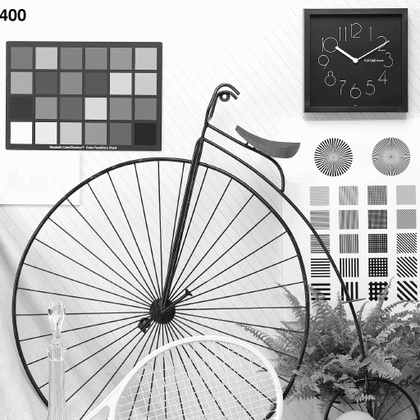
%> input picture LAB/LAB3/code/input/11.gif, 420 x 420 px, shrunk from 512 x 512 before the run; its folder holds only this picture in this run
$ octave main2.m   (GNU Octave 9; MATLAB toolbox functions it lacks are replaced by stand-ins)
%> lines starting %> are read from the running program, lines starting %| are printed output that depends on the picture
%> further down, c is the input picture: size 420x420 uint8; min 0, max 255, mean 184.7
### LAB/LAB3/code/E_BLK_8_Trellis.m
% E_BLK_8_Trellis -- 将编码的8位信息嵌入到基于trellis code块的水印中
% Arguments:
% Co -- 待加水印的图片
% m -- 8位信息
% alpha -- 嵌入强度
% seed -- 随机数种子
function Cw = E_BLK_8_Trellis(Co, m, alpha, seed)
%> called with m = [0 0 0 0 0 0 1 0], alpha = 2, seed = 0
[height, width] = size(Co);
%> height = 420; width = 420
Co = im2double(Co);
% Trellis modulate
Wm = zeros(8,8);
state = 0;
stateSystem = [[0,1];[2,3];[4,5];[6,7];[0,1];[2,3];[4,5];[6,7]];

for i=1:10
    Wr = zeros(8, 8);
    % rand生成Wr函数
    randn('seed',seed + state * 10 + i - 1);
    Wr = randn(8, 8);
    if i<=8 && m(i) == 1
        Wm = Wm + Wr;
        state = stateSystem(state+1, 2);
    else
        Wm = Wm - Wr;
        state = stateSystem(state+1, 1);
    end
end
% normalize
Wm_mean = mean(mean(Wm));
Wm = Wm - Wm_mean;
Wm_std = std2(Wm);
Wm = Wm / Wm_std;
% end

% Extract Mark
vo = zeros(8,8);
n = zeros(8,8);
temp = 0;
for i=1:height
    for j=1:width
        index_i = mod(i-1,8) + 1;
        index_j = mod(j-1,8) + 1;
        vo(index_i, index_j) = vo(index_i, index_j) + double(Co(i,j));
        n(index_i, index_j) = n(index_i, index_j) + 1;
    end
end
%> after the loop, n = [2809 2809 2809 2809 2756 2756 2756 2756; 2809 2809 2809 2809 2756 2756 2756 2756; 2809 2809 2809 2809 2756 2756 2756 2756; 2809 2809 2809 2809 2756 2756 2756 2756; 2756 2756 2756 2756 2704 2704 2704 2704; 2756 2756 2756 2756 2704 2704 2704 2704; 2756 2756 2756 2756 2704 2704 2704 2704; 2756 2756 2756 2756 2704 2704 2704 2704]; vo = [2051.6 2046 2052.8 2054 2006.5 2009.6 2008.2 2007.2; 2043.4 2036.6 2032.6 2046.8 1994.7 1984.9 1987.8 1989.4; 2029.4 2021.5 2027.2 2035.5 1997.8 1984.5 1981.4 1979.7; 2032.6 2029 2024.9 2035.2 1995.3 2000.3 1981.7 1973; 1985.3 1990.7 1988 1995.8 1952.2 1951.9 1953.4 1937.2; 1993.3 1990.1 1995.8 2004.8 1965.5 1962 1957.6 1954.6; 1997.8 1995.2 1991 2007.7 1967.2 1956.7 1950.9 1946.6; 1999.5 2008.6 2008.6 2011.6 1977.3 1963.7 1965.1 1954.7]
vo = double(vo)./double(n);
%> vo = [0.73 0.728 0.731 0.731 0.728 0.729 0.729 0.728; 0.727 0.725 0.724 0.729 0.724 0.72 0.721 0.722; 0.722 0.72 0.722 0.725 0.725 0.72 0.719 0.718; 0.724 0.722 0.721 0.725 0.724 0.726 0.719 0.716; 0.72 0.722 0.721 0.724 0.722 0.722 0.722 0.716; 0.723 0.722 0.724 0.727 0.727 0.726 0.724 0.723; 0.725 0.724 0.722 0.728 0.727 0.724 0.722 0.72; 0.726 0.729 0.729 0.73 0.731 0.726 0.727 0.723]

% MixBlind
vw = zeros(8,8);
vw = double(vo) + double(alpha * Wm);
%> vw = [3.18 0.221 -0.327 5.9 1.04 -0.859 2.09 -2.41; 5.05 -3.3 2.27 -2.5 2.69 3.41 -0.657 2.29; -0.261 0.733 -0.77 0.816 2.14 -0.705 4 0.562; -0.339 -0.276 2.9 -2.2 0.00169 1.64 1.07 2.97; 2.62 0.627 0.541 -0.39 0.584 1.94 1.1 -0.443; 2.15 -0.374 3.08 0.0629 0.273 -3.92 2.69 0.683; 0.257 0.519 -0.278 -1.25 0.087 -0.579 -1.34 1.19; -1.47 1.71 -2.65 0.537 0.616 3.99 -1.12 4.53]

% InvExtractMark
nvo = zeros(8,8);
n = zeros(8,8);
for i=1:height
    for j=1:width
        index_i = mod(i-1,8) + 1;
        index_j = mod(j-1,8) + 1;
        nvo(index_i, index_j) = nvo(index_i, index_j) + double(Co(i,j));
        n(index_i, index_j) = n(index_i, index_j) + 1;
    end
end
%> after the loop, nvo = [2051.6 2046 2052.8 2054 2006.5 2009.6 2008.2 2007.2; 2043.4 2036.6 2032.6 2046.8 1994.7 1984.9 1987.8 1989.4; 2029.4 2021.5 2027.2 2035.5 1997.8 1984.5 1981.4 1979.7; 2032.6 2029 2024.9 2035.2 1995.3 2000.3 1981.7 1973; 1985.3 1990.7 1988 1995.8 1952.2 1951.9 1953.4 1937.2; 1993.3 1990.1 1995.8 2004.8 1965.5 1962 1957.6 1954.6; 1997.8 1995.2 1991 2007.7 1967.2 1956.7 1950.9 1946.6; 1999.5 2008.6 2008.6 2011.6 1977.3 1963.7 1965.1 1954.7]
delta = zeros(8,8);
delta = double(n).*vw - double(nvo);
%> delta = [6889.4 -1425.9 -2972.3 14516.3 858.8 -4376.8 3760.5 -8660.9; 12129.7 -11311.5 4336.6 -9080.9 5424.8 7414.8 -3797.5 4334.3; -2762.1 36.59 -4190 256.2 3901.4 -3928.1 9032.7 -432; -2984.4 -2805.3 6130.9 -8216.9 -1990.7 2520.1 963.3 6216.5; 5234.7 -261.7 -497.3 -3071.7 -373 3302 1023.7 -3135.1; 3942 -3019.5 6495.8 -1831.5 -1228.2 -12555.5 5308.4 -108.6; -1288.3 -565.7 -2757.1 -5456.1 -1731.9 -3522.6 -5585.4 1268.4; -6041.8 2715.9 -9301.4 -531.1 -311 8825.9 -4997.3 10307.2]
Cw = zeros(height, width);
for i=1:height
    for j=1:width
        index_i = mod(i-1,8) + 1;
        index_j = mod(j-1,8) + 1;
        oldPixel = double(Co(i,j));
        newPixel = double(Co(i,j)) + double(delta(index_i,index_j))./double(n(index_i,index_j));
        if newPixel > 255
            newPixel = 255;
        end
        if newPixel < 0
            newPixel = 0;
        end
        Co(i, j) = newPixel;
        n(index_i,index_j) = n(index_i,index_j) - 1;
        delta(index_i,index_j) = delta(index_i,index_j) - (Co(i,j) - oldPixel);
    end
end
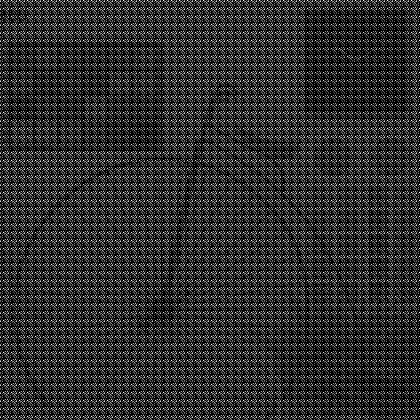
%> Co: size 420x420 double; min 0, max 6.17, mean 1.17; drawn with min black and max white
%> after the loop, delta = [0 -16 -919.4 0 0 -2367.1 0 -6653.8; 0 -9274.8 0 -7034.1 0 0 -1809.6 0; -733 0 -2162.8 0 0 -1943.5 0 0; -951.7 -776.4 0 -6181.8 -179.9 0 -5.55e-17 0; 0 -0.0177 -0.046 -1075.9 0 0 0 -1197.8; 0 -1029.4 0 -111.1 -4.27 -10593.5 -2.22e-16 0; -7.14 -0.141 -766.1 -3448.4 -86.18 -1565.9 -3634.5 5.55e-17; -4042.3 -1.11e-16 -7292.8 -0.00422 0 0 -3032.2 0]; n = [0 0 0 0 0 0 0 0; 0 0 0 0 0 0 0 0; 0 0 0 0 0 0 0 0; 0 0 0 0 0 0 0 0; 0 0 0 0 0 0 0 0; 0 0 0 0 0 0 0 0; 0 0 0 0 0 0 0 0; 0 0 0 0 0 0 0 0]
Cw = Co;

### LAB/LAB3/code/D_BLK_8_Trellis.m
% D_BLK_TRELLIS_8 -- 使用相关系数检测基于trellis code块编码8位信息
% Arguments:
% Cw -- 加水印后的图像
% tcc -- 检测阈值
% seed -- 随机数种子
function m_best = D_BLK_8_Trellis(Cw, tcc, seed)
%> called with tcc = 0.65, seed = 0
[height, width] = size(Cw);
% Extract Mark
v = zeros(8,8);
n = zeros(8,8);
temp = 0;
for i=1:height
    for j=1:width
        index_i = mod(i-1,8) + 1;
        index_j = mod(j-1,8) + 1;
        v(index_i, index_j) =  double(v(index_i, index_j)) + double(Cw(i,j));
        n(index_i, index_j) = n(index_i, index_j) + 1;
    end
end
%> after the loop, n = [2809 2809 2809 2809 2756 2756 2756 2756; 2809 2809 2809 2809 2756 2756 2756 2756; 2809 2809 2809 2809 2756 2756 2756 2756; 2809 2809 2809 2809 2756 2756 2756 2756; 2756 2756 2756 2756 2704 2704 2704 2704; 2756 2756 2756 2756 2704 2704 2704 2704; 2756 2756 2756 2756 2704 2704 2704 2704; 2756 2756 2756 2756 2704 2704 2704 2704]; v = [8940.9 636.1 0 16570.3 2865.3 0 5768.7 0; 14173.1 0 6369.2 0 7419.5 9399.8 0 6323.7; 0.349 2058 0 2291.8 5899.2 0 11014.1 1547.7; 0 0.000987 8155.8 0 184.6 4520.5 2945.1 8189.4; 7220 1729.1 1490.8 0 1579.2 5253.9 2977.2 0; 5935.3 0 8491.6 284.3 741.6 0 7266.1 1846; 716.7 1429.7 0 0 321.4 0 0 3215; 0 4724.5 0 1480.5 1666.3 10789.7 0 12261.9]
v = double(v)./double(n);
%> v = [3.18 0.226 0 5.9 1.04 0 2.09 0; 5.05 0 2.27 0 2.69 3.41 0 2.29; 0.000124 0.733 0 0.816 2.14 0 4 0.562; 0 3.51e-07 2.9 0 0.067 1.64 1.07 2.97; 2.62 0.627 0.541 0 0.584 1.94 1.1 0; 2.15 0 3.08 0.103 0.274 0 2.69 0.683; 0.26 0.519 0 0 0.119 0 0 1.19; 0 1.71 0 0.537 0.616 3.99 0 4.53]
% TrellisDemodulate
lc0 = zeros(1,8);
lc1 = zeros(1,8);
lc0 = lc0 - 1;
lc0(1) = 0;
% temp = lc0(2);
m0 = zeros(8,8);
m1 = zeros(8,8);
stateSystem = [[0,1];[2,3];[4,5];[6,7];[0,1];[2,3];[4,5];[6,7]];
for i=1:10
    lc1 = zeros(1,8);
    lc1 = lc1 - 1;
    for state = 0:7
        if lc0(state + 1) ~= -1
            Wr = zeros(8, 8);
            % rand生成Wr函数
            randn('seed',seed + state * 10 + i - 1);
            Wr = randn(8, 8);
            lc = sum(sum(v.*Wr))/64;
            next = stateSystem(state+1, 1);
            if lc1(next+1) == -1 || lc1(next+1) < lc0(state+1) - lc
                lc1(next+1) = lc0(state+1) - lc;
                m1(next+1,:) = m0(state+1,:);
            end
            if i <= 8
                next = stateSystem(state+1, 2);
                if lc1(next+1) == -1 || lc1(next+1) < lc0(state+1) + lc
                    lc1(next+1) = lc0(state+1) + lc;
                    m1(next+1,:) = m0(state+1,:);% ???
                    m1(next+1,i) = 1;
                end
            end
        end
    end
    lc0 = lc1;
    m0 = m1;
end
%> this loop made 10 passes
%> lc0 on passes 1 to 10: [0.917 -0.917 -1 -1 -1 -1 -1 -1], [1.42 0.419 -0.96 -0.875 -1 -1 -1 -1], [1.98 0.855 0.625 0.212 -1.22 -0.703 -0.71 -1.04], [2.36 1.6 1.06 0.649 0.571 0.68 0.725 -0.301], [2.94 1.77 1.83 1.36 0.671 1.64 0.366 0.932], [3.47 2.41 2.04 1.61 1.48 2.19 1.7 1.02], [3.13 3.81 2.31 2.6 2.42 1.7 1.46 1.77], [3.17 3.09 3.62 4 2.53 2.09 2.46 2.74], [3.02 -1 3.38 -1 4.17 -1 4.08 -1], [4.73 -1 -1 -1 3.85 -1 -1 -1]
%> after the loop, Wr = [0.212 0.246 1.38 0.364 -0.0479 -0.0648 0.361 1.73; -0.427 -0.771 2.32 0.443 0.27 0.631 0.415 -1.97; -1.1 -2.25 -0.135 -0.78 1.05 -1.33 0.817 -0.842; 0.898 1.29 1.48 -0.113 0.298 -1.32 1.34 0.774; -0.228 -2.05 0.558 2.04 -1.29 -0.423 2.07 0.467; 2.32 -0.431 -0.719 0.966 1.39 0.851 -1.36 -1.83; -1.78 0.692 0.713 0.0948 -0.943 -0.398 1.1 2.27; -1.77 -0.654 0.946 0.645 -1.07 0.793 -0.0213 -0.0582]; lc = 0.236; lc1 = [4.73 -1 -1 -1 3.85 -1 -1 -1]; m1 = [0 0 0 0 0 0 1 0; 0 0 0 0 0 0 0 1; 0 0 0 0 0 0 0 1; 0 0 0 0 0 0 1 1; 0 0 0 0 0 0 1 1; 0 0 0 1 0 1 0 1; 0 0 0 0 0 0 1 1; 0 0 0 0 0 1 1 1]; next = 4
bestState = 0;
for state=1:7
    if lc0(state+1) > lc0(bestState+1)
        bestState = state;
    end
end
%> after the loop, bestState = 0
m_best = m0(bestState+1,:);
%> m_best = [0 0 0 0 0 0 1 0]
%TrellisModulate
Wm = zeros(8,8);
state = 0;
stateSystem = [[0,1];[2,3];[4,5];[6,7];[0,1];[2,3];[4,5];[6,7]];

for i=1:10
    Wr = zeros(8, 8);
    % rand生成Wr函数
    randn('seed',seed + state * 10 + i - 1);
    Wr = randn(8, 8);
    if i<=8 && m_best(i) == 1
        Wm = Wm + Wr;
        state = stateSystem(state+1, 2);
    else
        Wm = Wm - Wr;
        state = stateSystem(state+1, 1);
    end
end
%> after the loop, Wm = [4.35 -0.837 -1.8 9.1 0.598 -2.73 2.44 -5.45; 7.62 -7 2.76 -5.61 3.5 4.76 -2.36 2.81; -1.67 0.075 -2.56 0.212 2.53 -2.44 5.79 -0.222; -1.81 -1.7 3.88 -5.07 -1.21 1.65 0.664 4; 3.38 -0.114 -0.264 -1.9 -0.189 2.19 0.715 -1.98; 2.56 -1.87 4.18 -1.11 -0.743 -8.08 3.49 -0.0181; -0.767 -0.307 -1.7 -3.42 -1.07 -2.23 -3.57 0.874; -3.79 1.78 -5.86 -0.285 -0.149 5.77 -3.18 6.73]; state = 0

% corrcoef
mean_v = mean(v);
%> mean_v = [1.66 0.477 1.1 0.919 0.942 1.37 1.37 1.53]
v = v - mean_v;
%> v = [1.53 -0.251 -1.1 4.98 0.0981 -1.37 0.725 -1.53; 3.39 -0.477 1.17 -0.919 1.75 2.04 -1.37 0.765; -1.66 0.255 -1.1 -0.104 1.2 -1.37 2.63 -0.968; -1.66 -0.477 1.8 -0.919 -0.875 0.267 -0.3 1.44; 0.962 0.15 -0.558 -0.919 -0.358 0.57 -0.267 -1.53; 0.496 -0.477 1.98 -0.816 -0.667 -1.37 1.32 -0.847; -1.4 0.0413 -1.1 -0.919 -0.823 -1.37 -1.37 -0.34; -1.66 1.24 -1.1 -0.382 -0.325 2.62 -1.37 3.01]
mean_Wm = mean(Wm);
%> mean_Wm = [1.23 -1.25 -0.172 -1.01 0.408 -0.138 0.499 0.843]
Wm = Wm - mean_Wm;
%> Wm = [3.11 0.409 -1.63 10.11 0.19 -2.59 1.94 -6.29; 6.38 -5.75 2.93 -4.6 3.09 4.9 -2.86 1.96; -2.9 1.32 -2.39 1.22 2.12 -2.31 5.29 -1.06; -3.04 -0.451 4.05 -4.06 -1.62 1.79 0.165 3.16; 2.15 1.13 -0.0923 -0.89 -0.597 2.33 0.216 -2.82; 1.32 -0.621 4.35 -0.102 -1.15 -7.94 2.99 -0.861; -2 0.939 -1.53 -2.41 -1.48 -2.09 -4.06 0.0312; -5.02 3.02 -5.69 0.724 -0.557 5.91 -3.68 5.89]

vWm = sum(sum(v.*Wm));
%> vWm = 282.9
vv = sum(sum(v.*v));
%> vv = 128.9
WmWm = sum(sum(Wm.*Wm));
%> WmWm = 731.1
ESSENTIALLY_ZERO = 0.0000001;
if abs(vv*WmWm) < ESSENTIALLY_ZERO
    cc = 0;
else
    cc = vWm / sqrt(vv*WmWm);
%> cc = 0.922
end
% disp(cc);
if cc < tcc
    m = zeros(1,8);
    m_best = m + 2;
end

### LAB/LAB3/code/main2.m
% trellis测试
m = randi([0,1],[1,8]);
% m = [1,1,1,1,1,1,1,1];
% m = [0,0,1,0,0,0,1,0];
% m = [0,0,1,0,1,1,0,0];
m = [0,0,0,0,0,0,1,0];
fprintf(' m =');
disp(m);
alpha = 2;
seed = 0;
tcc = 0.65;

filename = dir('input');
filename = filename(3:end);
file_num = size(filename);
%predict = zeros(8);
correct_num = 0;
false_pos_num = 0;
false_neg_num = 0;
error_num = 0;
avg_error_bit_trellis = 0;
for i = 1:file_num
    path = filename(i).name;
    c = imread(['input/' path]);

    Cw = E_BLK_8_Trellis(c, m, alpha, seed);
    predict = D_BLK_8_Trellis(Cw,tcc, seed);
%> predict = [0 0 0 0 0 0 1 0]
%     disp(predict);
    if predict == m
        correct_num = correct_num + 1;
    elseif length(find(predict==2)) >= 4
        false_neg_num = false_neg_num + 1;
    else
        error_num = error_num + 1;
        for errori = 1:8
            if m(errori) ~= predict(errori)
                avg_error_bit_trellis = avg_error_bit_trellis + 1;
            end
        end
    end

    predict = D_BLK_8_Trellis(c,tcc, seed);
%> the loop in D_BLK_8_Trellis (call 2), `for i=1:10` made 10 passes
%> lc0 on passes 1 to 10: [14.11 -14.11 -1 -1 -1 -1 -1 -1], [6.27 21.95 -25.13 -3.09 -1 -1 -1 -1], [3.44 9.1 31.16 12.74 -0.227 -50.03 -5.49 -0.683], [12.45 21.59 17.58 0.623 39.83 32.74 21.67 10.1], [57.2 22.46 47.51 17.97 24.02 26.09 26.51 19.97], [49.32 65.07 17.55 42.5 49.56 56.07 43.39 9.05], [56.67 67.95 89.21 58.87 47.03 39.74 25.99 59.02], [41.77 105.4 81.55 96.53 101.2 77.24 60.21 81.43], [134.3 -1 95.44 -1 86.13 -1 122 -1], [115 -1 -1 -1 129.2 -1 -1 -1]
%> predict = [2 2 2 2 2 2 2 2]
%     disp(predict);
    if length(find(predict==2)) >= 4
        correct_num = correct_num + 1;
    else
        false_pos_num = false_pos_num + 1;
    end

end
fprintf('====================TRELLIS WITH PAD====================\n');
fprintf('correct_num = %d,  correct_rate = %2.2f%%\n', correct_num,double(correct_num/(2*41)*100));
fprintf('false_pos_num = %d,  false_pos_rate = %2.2f%%\n', false_pos_num,double(false_pos_num/(2*41)*100));
fprintf('false_neg_num = %d,  false_neg_rate = %2.2f%%\n', false_neg_num,double(false_neg_num/(2*41)*100));
fprintf('error_num = %d,  error_rate = %2.2f%%\n', error_num,double(error_num/(2*41)*100));
if error_num ~= 0
    fprintf('avg_error_bit = %2.2f\n', double(avg_error_bit_trellis)/error_num);
end
